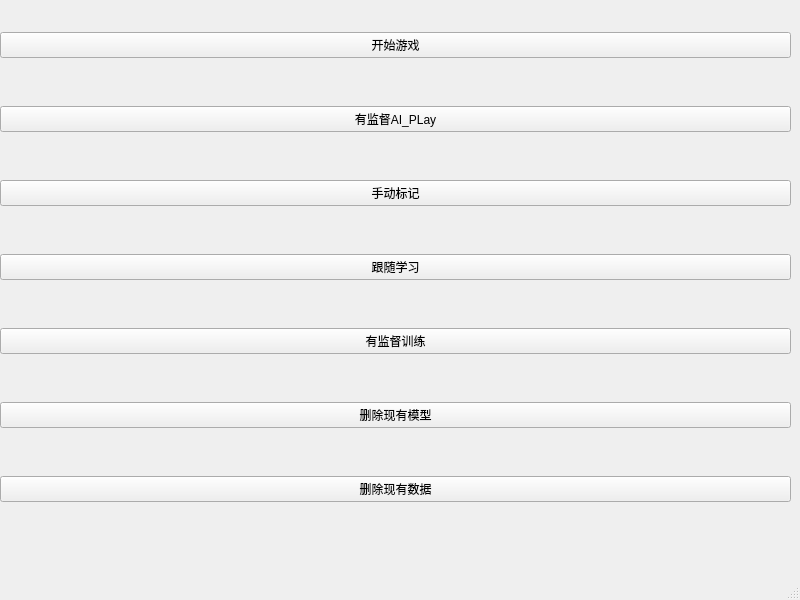
<?xml version="1.0" encoding="UTF-8"?>
<ui version="4.0">
 <class>MainWindow</class>
 <widget class="QMainWindow" name="MainWindow">
  <property name="geometry">
   <rect>
    <x>0</x>
    <y>0</y>
    <width>800</width>
    <height>600</height>
   </rect>
  </property>
  <property name="windowTitle">
   <string>MainWindow</string>
  </property>
  <widget class="QWidget" name="centralwidget">
   <widget class="QWidget" name="verticalLayoutWidget">
    <property name="geometry">
     <rect>
      <x>0</x>
      <y>-10</y>
      <width>791</width>
      <height>561</height>
     </rect>
    </property>
    <layout class="QVBoxLayout" name="verticalLayout">
     <item>
      <widget class="QPushButton" name="kaishiyouxi">
       <property name="text">
        <string>开始游戏</string>
       </property>
      </widget>
     </item>
     <item>
      <widget class="QPushButton" name="AI_PLAY">
       <property name="text">
        <string>有监督AI_PLay</string>
       </property>
      </widget>
     </item>
     <item>
      <widget class="QPushButton" name="shoudongbiaoji">
       <property name="text">
        <string>手动标记</string>
       </property>
      </widget>
     </item>
     <item>
      <widget class="QPushButton" name="gensuixuexi">
       <property name="text">
        <string>跟随学习</string>
       </property>
      </widget>
     </item>
     <item>
      <widget class="QPushButton" name="youjianduxunlian">
       <property name="text">
        <string>有监督训练</string>
       </property>
      </widget>
     </item>
     <item>
      <widget class="QPushButton" name="rmmodel">
       <property name="text">
        <string>删除现有模型</string>
       </property>
      </widget>
     </item>
     <item>
      <widget class="QPushButton" name="rmdata">
       <property name="text">
        <string>删除现有数据</string>
       </property>
      </widget>
     </item>
    </layout>
   </widget>
  </widget>
  <widget class="QMenuBar" name="menubar">
   <property name="geometry">
    <rect>
     <x>0</x>
     <y>0</y>
     <width>800</width>
     <height>30</height>
    </rect>
   </property>
  </widget>
  <widget class="QStatusBar" name="statusbar"/>
 </widget>
 <resources/>
 <connections/>
</ui>
